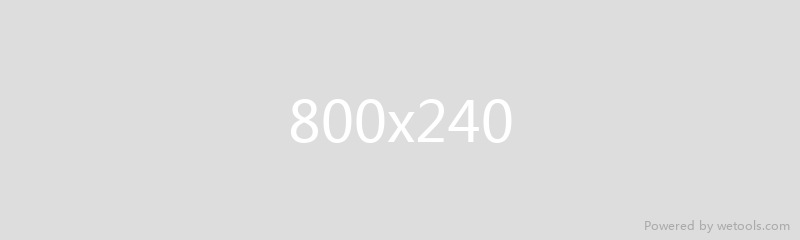
#> input picture utils/data/test_image.jpg, 800 x 240 px
$ python GetImage.py
#> lines starting #> are read from the running program, lines starting #| are printed output that depends on the picture; after the words box and inside, x2 and y2 are one past the last pixel; in counts of white or black regions, pixels touching at a corner belong together
#> in get_processed_image, img is the input picture: shape (240, 800, 3); min 170, max 255, mean 221.5
# utils/GetImage.py
from __future__ import annotations
import time
from pathlib import Path
from threading import Lock
from typing import Optional

import cv2
import numpy as np

# 路径约定：本文件同级的 data/ 目录
_DATA_DIR = Path(__file__).resolve().parent / "data"
_IMG_NAME = "test_image.jpg"
_NUM_FILE = "TestImageNumber.txt"

# 进程内简单互斥，避免并发竞态（仅对同一进程内多线程有效）
_LOCK = Lock()


def _ensure_data_dir() -> None:
    _DATA_DIR.mkdir(parents=True, exist_ok=True)


def _read_number(p: Path) -> int:
    """读取计数值，缺省或解析失败时视为 0；范围归一到 [0,99]。"""
    try:
        s = p.read_text(encoding="utf-8").strip()
        n = int(s)
    except FileNotFoundError:
        n = 0
    except Exception:
        n = 0
    return n % 100


def _write_number(p: Path, n: int) -> None:
    p.write_text(str(n % 100), encoding="utf-8")


def _draw_number_top_left(img: np.ndarray, text: str) -> np.ndarray:
    """
    在图像左上角绘制文字（带背景块，便于可读）。
    返回绘制后的新图（不修改原图引用）。
    """
#> called with text = '0'
    out = img.copy()
    font = cv2.FONT_HERSHEY_SIMPLEX

    # 自适应字号/粗细（按较大边）
    base = max(out.shape[0], out.shape[1])
#> base = 800
    scale = max(0.6, min(3.0, base / 600.0 * 1.1))
#> scale = 1.47
    thickness = max(1, int(scale * 2))
#> thickness = 2

    (tw, th), baseline = cv2.getTextSize(text, font, scale, thickness)
#> tw = 31; th = 32; baseline = 14
    pad = int(8 * scale)
#> pad = 11
    x, y = pad + 2, pad + th  # 左上角内边距
#> x = 13; y = 43

    # 背景矩形（半透明效果：先画实心再融合）
    bg = out.copy()
    cv2.rectangle(
        bg,
        (pad, pad),
        (pad + tw + pad, pad + th + baseline + pad),
        color=(0, 0, 0),
        thickness=-1,
    )
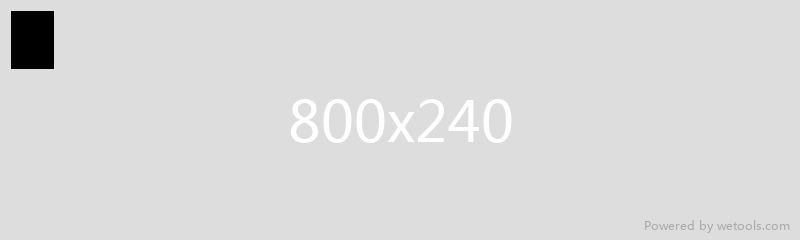
#> bg: shape (240, 800, 3); 1.3% of pixels changed, all inside (x1, y1, x2, y2) = (11, 11, 54, 69)
    alpha = 0.35  # 透明度
    cv2.addWeighted(bg, alpha, out, 1 - alpha, 0, out)

    # 白字 + 细黑描边提升对比
    cv2.putText(out, text, (x, y), font, scale, (0, 0, 0), thickness + 2, cv2.LINE_AA)
    cv2.putText(out, text, (x, y), font, scale, (255, 255, 255), thickness, cv2.LINE_AA)
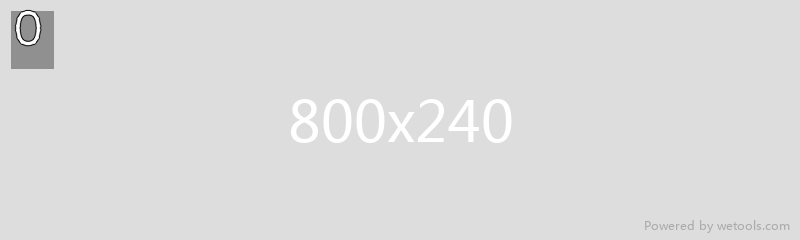
#> out: shape (240, 800, 3); min 5, max 255, mean 220.5
    return out


def get_processed_image(return_rgb: bool = False) -> np.ndarray:
    """
    读取 data/test_image.jpg、在左上角绘制 TestImageNumber.txt 的数字，
    然后把数字加 1 取模 100 写回，delay 200ms，最后返回**绘制后的图像**。

    参数：
        return_rgb: 若为 True，则返回 RGB；否则返回 OpenCV 习惯的 BGR。

    返回：
        numpy.ndarray 图像数组（BGR 或 RGB）
    """
    _ensure_data_dir()
    img_path = _DATA_DIR / _IMG_NAME
    num_path = _DATA_DIR / _NUM_FILE

    with _LOCK:
        img = cv2.imread(str(img_path), cv2.IMREAD_COLOR)
        if img is None:
            raise FileNotFoundError(f"无法读取图片：{img_path}")

        n = _read_number(num_path)
        drawn = _draw_number_top_left(img, str(n))

        # 增加计数并写回
        _write_number(num_path, (n + 1) % 100)

        # 使用配置的异物检测间隔
        try:
            from config.settings import AppConfig
            delay = AppConfig().foreign_object_check_interval_sec
        except ImportError:
            delay = 0.2  # 默认延迟

        time.sleep(delay)

    if return_rgb:
        return cv2.cvtColor(drawn, cv2.COLOR_BGR2RGB)
    return drawn


def get_processed_image_bytes(jpeg_quality: int = 90) -> bytes:
    """
    获取处理后的 JPEG 二进制（便于 Flask 直接响应）。
    """
    img = get_processed_image(return_rgb=False)  # OpenCV 按 BGR 编码
    ok, buf = cv2.imencode(".jpg", img, [int(cv2.IMWRITE_JPEG_QUALITY), int(jpeg_quality)])
    if not ok:
        raise RuntimeError("JPEG 编码失败")
    return buf.tobytes()


if __name__ == "__main__":
    # 自测：将处理结果写到 data/last_test_output.jpg
    _ensure_data_dir()
    out_file = _DATA_DIR / "last_test_output.jpg"
    arr = get_processed_image()
    ok = cv2.imwrite(str(out_file), arr)
    print(f"输出文件：{out_file}（写入成功：{ok}）")
#| 输出文件：utils/data/last_test_output.jpg（写入成功：True）
